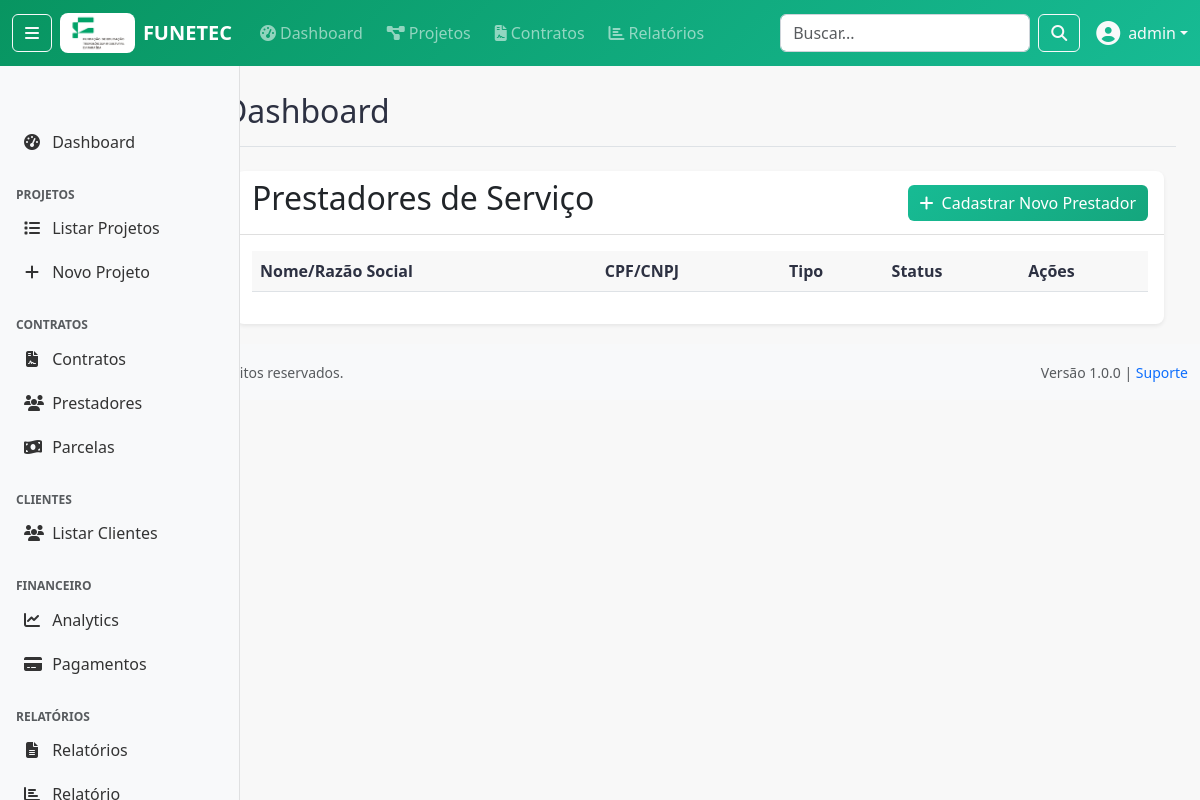
/contratos/prestadores/ (signed in), run on an earlier commit of the app's database.
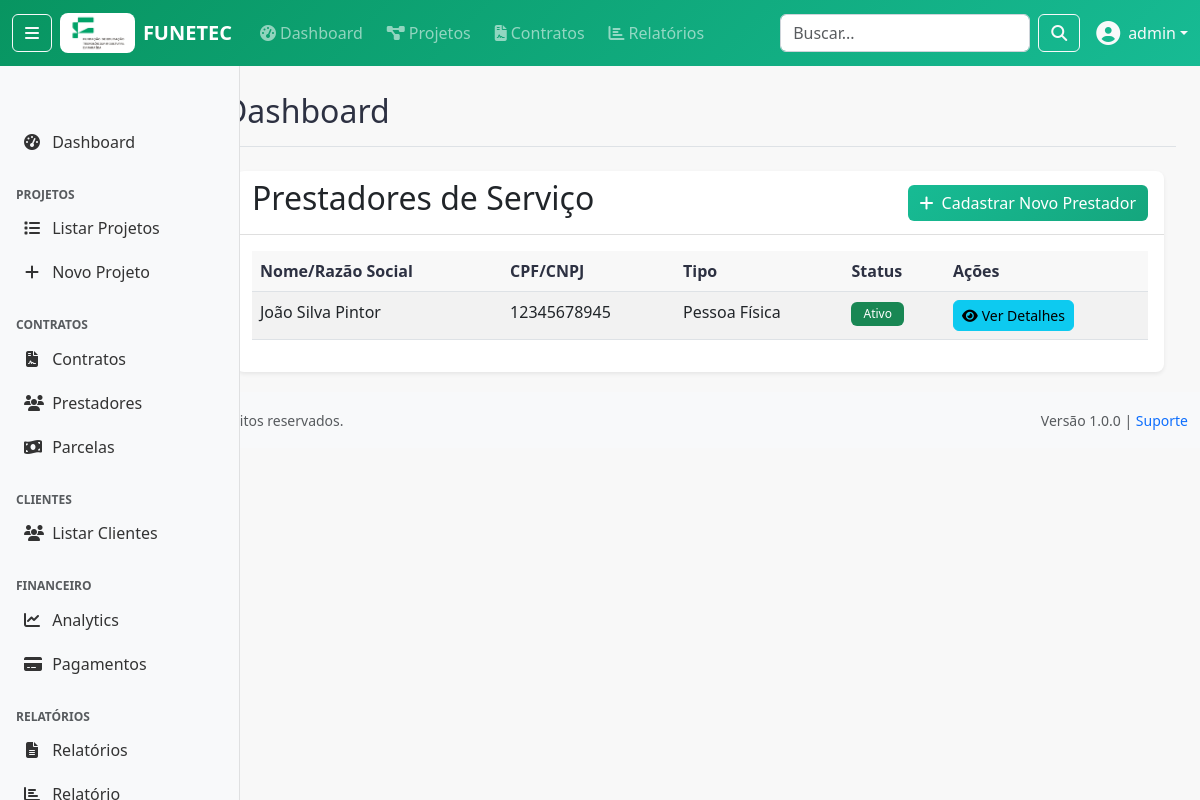
And on a later commit of the database.
### apps/contratos/models/prestador.py (models this page shows, shortened)
class Prestador(BaseModel):
    TIPO_PESSOA_CHOICES = [
        ('PF', 'Pessoa Física'),
        ('PJ', 'Pessoa Jurídica'),
    ]
    tipo_pessoa = models.CharField(
        'Tipo de Pessoa',
        max_length=2,
        choices=TIPO_PESSOA_CHOICES
    )
    nome = models.CharField(
        'Nome/Razão Social',
        max_length=200,
        help_text='Nome completo para PF ou Razão Social para PJ'
    )
    nome_fantasia = models.CharField(
        'Nome Fantasia',
        max_length=200,
        blank=True,
        help_text='Apenas para PJ'
    )
    cpf = models.CharField(
        'CPF',
        max_length=14,
        blank=True,
        null=True,
        help_text='Apenas para PF'
    )
    cnpj = models.CharField(
        'CNPJ',
        max_length=18,
        blank=True,
        null=True,
        help_text='Apenas para PJ'
    )
    rg = models.CharField(
        'RG',
        max_length=20,
        blank=True,
        help_text='Apenas para PF'
    )
    inscricao_estadual = models.CharField(
        'Inscrição Estadual',
        max_length=20,
        blank=True,
        help_text='Apenas para PJ'
    )
    inscricao_municipal = models.CharField(
        'Inscrição Municipal',
        max_length=20,
        blank=True,
        help_text='Para PJ que prestam serviços'
    )
    email = models.EmailField('E-mail')
    telefone = models.CharField('Telefone', max_length=20, blank=True)
    cep = models.CharField('CEP', max_length=10, blank=True)
    logradouro = models.CharField('Logradouro', max_length=200, blank=True)
    numero = models.CharField('Número', max_length=10, blank=True)
    complemento = models.CharField('Complemento', max_length=100, blank=True)
    bairro = models.CharField('Bairro', max_length=100, blank=True)
    cidade = models.CharField('Cidade', max_length=100, blank=True)
    uf = models.CharField('UF', max_length=2, blank=True)
    banco = models.CharField('Banco', max_length=100, blank=True)
    agencia = models.CharField('Agência', max_length=20, blank=True)
    conta = models.CharField('Conta', max_length=20, blank=True)
    tipo_conta = models.CharField(
        'Tipo de Conta',
        max_length=20,
        choices=[
            ('corrente', 'Conta Corrente'),
            ('poupanca', 'Poupança'),
        ],
        blank=True
    )
    ativo = models.BooleanField('Ativo', default=True)
    observacoes = models.TextField('Observações', blank=True)
    class Meta:
        db_table = 'prestador'
        verbose_name = 'Prestador'
        verbose_name_plural = 'Prestadores'
        constraints = [
            models.UniqueConstraint(
                fields=['cpf'],
                condition=models.Q(cpf__isnull=False, tipo_pessoa='PF'),
                name='unique_cpf_when_not_null'
            ),
            models.UniqueConstraint(
                fields=['cnpj'],
                condition=models.Q(cnpj__isnull=False, tipo_pessoa='PJ'),
                name='unique_cnpj_when_not_null'
            ),
        ]

### apps/contratos/views/contrato_views.py (the view)
# urls.py: path('prestadores/', contrato_views.PrestadorListView.as_view(), name='prestador_list'),
class PrestadorListView(LoginRequiredMixin, ListView):
    model = Prestador
    template_name = 'contratos/prestador_list.html'
    context_object_name = 'prestadores'
    paginate_by = 10

### apps/accounts/models/user.py (called while the page is built)
    def __str__(self):
        return self.get_full_name() or self.username

    def is_admin(self):
        return self.role == 'admin' or self.is_superuser

    def is_cliente(self):
        return self.role == 'cliente' or self.is_cliente_externo

    def can_manage_projects(self):
        return self.is_admin() or self.has_perm('accounts.can_manage_projects')

    def can_view_financial_data(self):
        return self.role in ['admin', 'financeiro', 'fiscal'] or self.has_perm('accounts.can_view_financial_data')

    def can_manage_contracts(self):
        return self.role in ['admin', 'financeiro'] or self.has_perm('accounts.can_manage_contracts')

    def can_generate_reports(self):
        return not self.is_cliente() or self.has_perm('accounts.can_generate_reports')

### templates/contratos/prestador_list.html
{% extends 'base/base.html' %}
{% block content %}
<div class="container mt-4">
    <div class="card">
        <div class="card-header d-flex justify-content-between align-items-center">
            <h2>Prestadores de Serviço</h2>
            <a href="{% url 'contratos:prestador_create' %}" class="btn btn-success">
                <i class="fas fa-plus me-2"></i>Cadastrar Novo Prestador
            </a>
        </div>
        <div class="card-body">
            <table class="table table-striped">
                <thead>
                    <tr>
                        <th>Nome/Razão Social</th>
                        <th>CPF/CNPJ</th>
                        <th>Tipo</th>
                        <th>Status</th>
                        <th>Ações</th>
                    </tr>
                </thead>
                <tbody>
                    {% for p in prestadores %}
                    <tr>
                        <td>{{ p.nome }}</td>
                        <td>{{ p.cpf|default:p.cnpj|default:"-" }}</td>
                        <td>{{ p.get_tipo_pessoa_display }}</td>
                        <td><span class="badge bg-success">Ativo</span></td>
                        <td>
                            <a href="{% url 'contratos:prestador_detail' p.pk %}" class="btn btn-info btn-sm">
                                <i class="fas fa-eye me-1"></i>Ver Detalhes
                            </a>
                        </td>
                    </tr>
                    {% endfor %}
                </tbody>
            </table>
        </div>
    </div>
</div>
{% endblock %}

What changed in the data, as far as the page shows it:
added Prestador: nome "João Silva Pintor", cpf "12345678945", tipo_pessoa "Pessoa Física"
